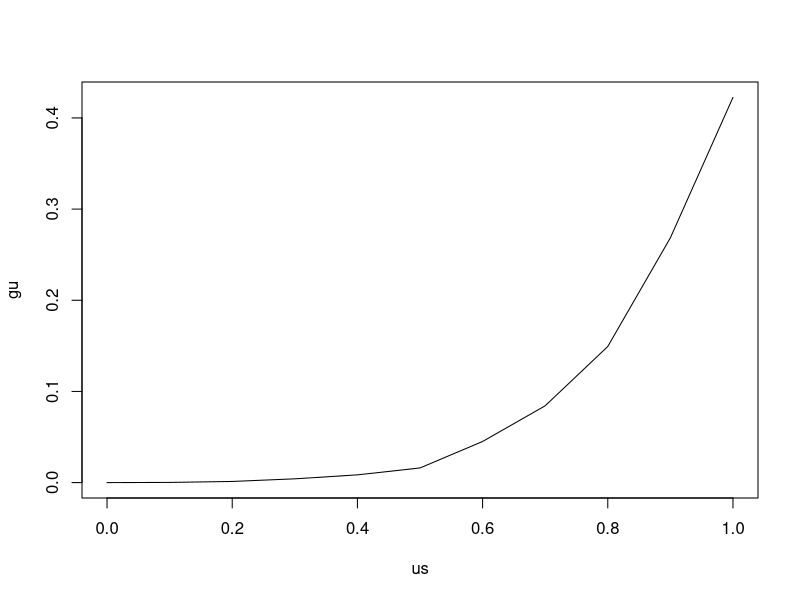
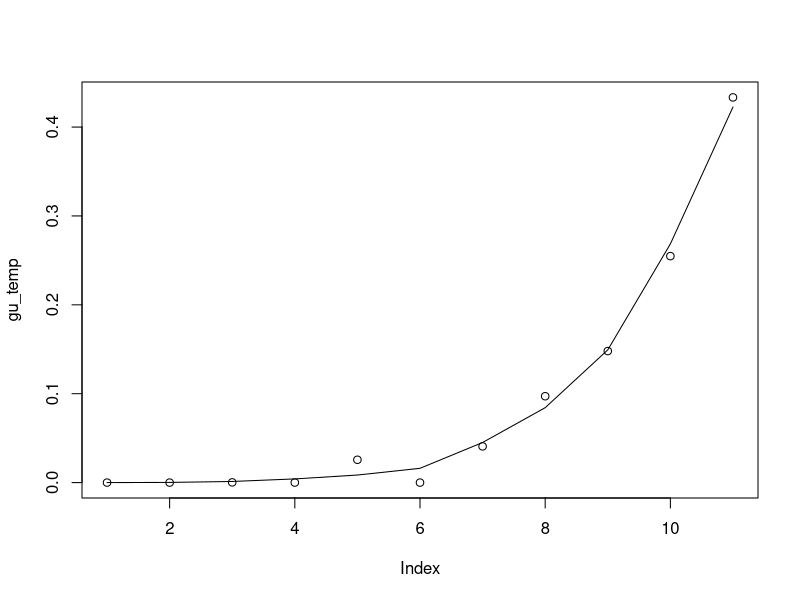

The R script that drew these images, in order: (Note: this script raises an error after producing the figures.)
library(nloptr)

binmom <- function(succ, tot, k) {
  choose(succ, k)/choose(tot, k)
}

## Generate data
n <- 1000
us <- seq(0, 1, 0.1)
gu <- cumsum(runif(length(us)) * (1:length(us))^4)
gu <- gu/sum(gu)
plot(us, gu, type = "l")
usamp <- sample(us, n, TRUE, prob = gu)
k <- 20
Ys <- rbinom(n, k, usamp)
(ws <- sapply(0:k, function(i) sum(Ys == i)))
(momK <- mean(binmom(Ys, k, k)))
usk <- us^k

disp_solution <- function(gu_temp) {
  print(c(new = of_gu(gu_temp), true = of_gu(gu)))
  plot(gu_temp)
  lines(gu)
}

## Setup objective function
binprobs <- matrix(0, k + 1, length(us))
for (i in 1:length(us)) binprobs[, i] <- dbinom(0:k, k, us[i])
of_gu <- function(gu) {
  ft <- binprobs %*% gu
  -sum(ws * log(ft))
}
gof <- function(gu) {
  ft <- binprobs %*% gu
  -as.numeric(t(binprobs) %*% (ws/ft))
}

## Initial objective value
gu_unif <- rep(1/length(us), length(us))
of_gu(gu)
of_gu(gu_unif)


## MPLE unconstrained
res <- nloptr(gu_unif, of_gu, eval_grad_f = gof, 
              lb = 0 * us, ub = 0 * us + 1, 
              eval_g_ineq = function(gu) sum(gu) - 1, 
              eval_jac_g_ineq = function(gu) 0 * gu + 1, 
              opts = list(algorithm = "NLOPT_LD_MMA",
                          xtol_rel = 1.0e-8,
                          print_level = 2,
                          check_derivatives = TRUE,
                          check_derivatives_print = "all"))
# print(res)
gu_temp <- res$solution
disp_solution(res$solution)


## MPLE moment constraint
res <- nloptr(gu_unif, of_gu, eval_grad_f = gof, 
              lb = 0 * us, ub = 0 * us + 1, 
              eval_g_ineq = function(gu) sum(gu) - 1, 
              eval_jac_g_ineq = function(gu) 0 * gu + 1, 
              eval_g_eq = function(gu) sum(gu * usk) - momK,
              eval_jac_g_eq = function(gu) usk,
              opts = list(algorithm = "NLOPT_LD_MMA",
                          xtol_rel = 1.0e-8,
                          print_level = 2,
                          check_derivatives = TRUE,
                          check_derivatives_print = "all"))
# print(res)
gu_temp <- res$solution
disp_solution(res$solution)
